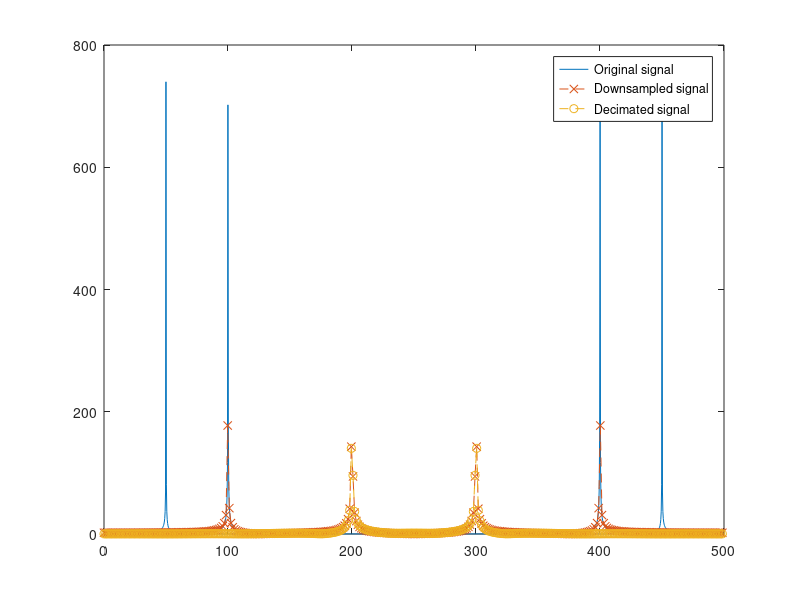

The MATLAB source for this figure:
% Es 27

% Given x(n) defined as the sum of two sinusoidal signals, 
% sampled at Fs = 500 Hz with duration 3 seconds, one with frequency 50 Hz 
% and the other one with frequency 100Hz:
% Downsample x(n) with downsampling factor M = 4
% Decimate x(n) with decimation factor M = 4, using a FIR filter with order 64. 
% Plot the DFTs of x(n), of the downsampled and of the decimated signals 
% vs frequency [Hz] in the same figure and comment on the results.
% Try also M = 2 and see what happens

close all
clearvars
clc

%% parameters

Fs = 500;
f_0 = 50;
f_1 = 100;
duration = 3;
time = 0:1/Fs:3; % - 1/Fs; subtract 1/Fs to see a perfect delta in the DFT
x = cos(2*pi*f_0 * time) + cos(2*pi*f_1 * time);

%% downsample x with a factor M

M = 4;
x_downsampled = x(1:M:end);

%% decimate the signal with a factor M 

% consider a filtering with cutoff = Fs/(2*M) 
% --> normalized cut-off frequency = 1/(2*M)
% --> cut-off frequency for the filter = 1/M

lpf = fir1(64, 1/M);
% filtered signal
x_f = filter(lpf, 1, x);
% downsample the signal
x_decimated = x_f(1:M:end);

%% DFT of x

Xf = fft(x);
N = length(x);
freq_axis = 0:Fs/N:Fs*(N-1)/N;

figure;
plot(freq_axis, abs(Xf));
leg{1} = 'Original signal';

%% DFT of downsampled and decimated signals

N_new = length(x_downsampled);

Xf_downsampled = fft(x_downsampled);
Xf_decimated = fft(x_decimated);

freq_axis = 0:Fs/N_new : Fs*(N_new -1)/N_new;

hold on;
plot(freq_axis, abs(Xf_downsampled), '--x');
leg{2} = 'Downsampled signal';
hold on;
plot(freq_axis, abs(Xf_decimated), '--o');
leg{3} = 'Decimated signal';
legend(leg);








